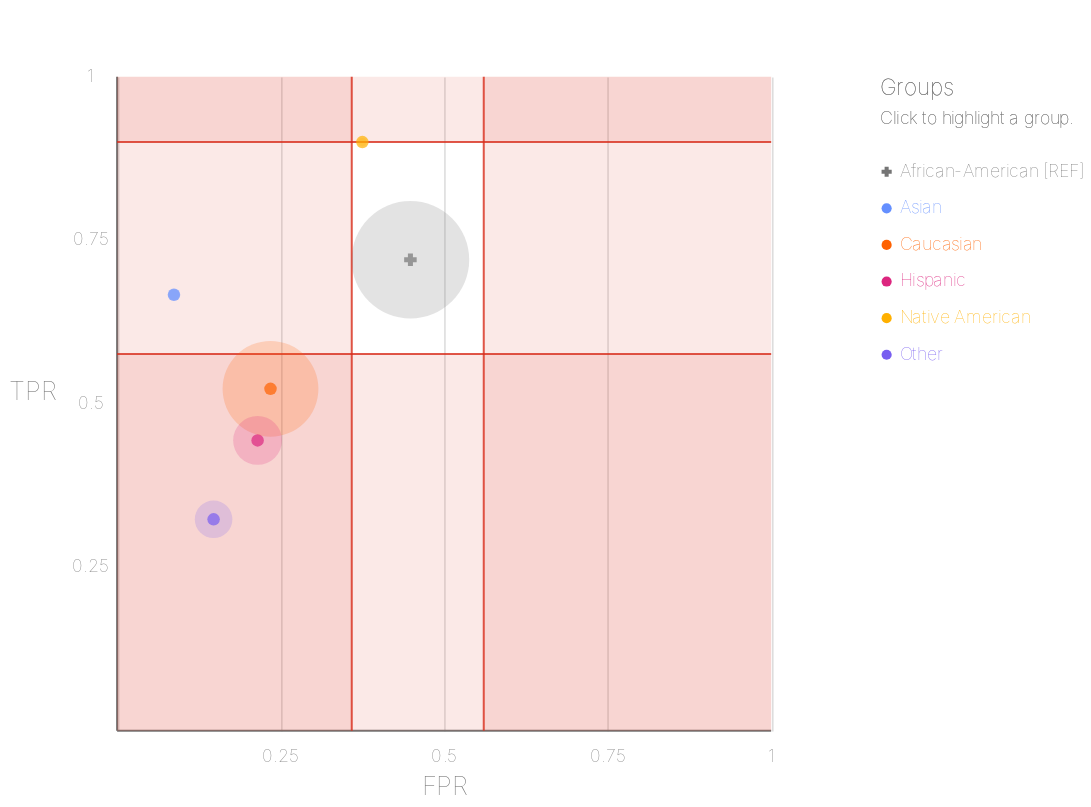

Notebook code cell kept with this figure:
### Code cell
ap.scatter(majority_bdf, "fpr", "tpr", "race")

### Figure 1 — Vega-Lite specification as saved in the notebook (floating-point values rounded to 4 significant figures)
{"config": {"view": {"continuousWidth": 400, "continuousHeight": 300, "strokeWidth": 0}, "axis": {"titleAngle": 0, "titleColor": "rgb(117,117,117)", "titleFont": "Arial", "titleFontSize": 16, "titleFontWeight": 100}, "axisLeft": {"titlePadding": 30}}, "layer": [{"mark": {"type": "rule", "stroke": "rgb(117,117,117)", "strokeWidth": 1.25, "tooltip": ""}, "encoding": {"x": {"type": "quantitative", "axis": {"domain": false, "labels": false, "orient": "bottom", "ticks": false, "title": "FPR", "values": [0.0, 0.25, 0.5, 0.75, 1]}, "field": "start", "scale": {"domain": [0, 1], "range": [22.5, 427.5]}}, "x2": {"field": "end"}, "y": {"type": "quantitative", "axis": {"domain": false, "grid": false, "labels": false, "ticks": false, "title": " "}, "field": "start", "scale": {"domain": [0, 1], "range": [427.5, 22.5]}}}}, {"mark": {"type": "rule", "stroke": "rgb(117,117,117)", "strokeWidth": 1.25, "tooltip": ""}, "encoding": {"x": {"type": "quantitative", "axis": {"domain": false, "grid": false, "labels": false, "ticks": false, "title": " "}, "field": "start", "scale": {"domain": [0, 1], "range": [22.5, 427.5]}}, "y": {"type": "quantitative", "axis": {"domain": false, "labels": false, "orient": "left", "ticks": false, "title": "TPR", "values": [0.0, 0.25, 0.5, 0.75, 1]}, "field": "start", "scale": {"domain": [0, 1], "range": [427.5, 22.5]}}, "y2": {"field": "end"}}}, {"layer": [{"mark": {"type": "text", "align": "center", "color": "rgb(117,117,117)", "font": "Arial", "fontSize": 11, "fontWeight": 100, "tooltip": "", "yOffset": 16.5}, "encoding": {"text": {"type": "quantitative", "field": "main_axis_values"}, "x": {"type": "quantitative", "axis": {"domain": false, "grid": false, "labels": false, "ticks": false, "title": " "}, "field": "main_axis_values", "scale": {"domain": [0, 1], "range": [22.5, 427.5]}}, "y": {"type": "quantitative", "axis": {"domain": false, "grid": false, "labels": false, "ticks": false, "title": " "}, "field": "aux_axis_position", "scale": {"domain": [0, 1], "range": [427.5, 22.5]}}}}, {"mark": {"type": "text", "align": "center", "baseline": "middle", "color": "rgb(117,117,117)", "font": "Arial", "fontSize": 11, "fontWeight": 100, "tooltip": "", "xOffset": -16.5}, "encoding": {"text": {"type": "quantitative", "field": "main_axis_values"}, "x": {"type": "quantitative", "axis": {"domain": false, "grid": false, "labels": false, "ticks": false, "title": " "}, "field": "aux_axis_position", "scale": {"domain": [0, 1], "range": [22.5, 427.5]}}, "y": {"type": "quantitative", "axis": {"domain": false, "grid": false, "labels": false, "ticks": false, "title": " "}, "field": "main_axis_values", "scale": {"domain": [0, 1], "range": [427.5, 22.5]}}}}], "data": {"name": "data-a7321c43f9b11392d5b5d1207c840c8b"}}, {"layer": [{"mark": {"type": "rule", "opacity": 0.8, "stroke": "rgb(217, 46, 28)", "strokeWidth": 1.25, "tooltip": ""}, "encoding": {"x": {"type": "quantitative", "axis": {"domain": false, "grid": false, "labels": false, "ticks": false, "title": " "}, "field": "start", "scale": {"domain": [0, 1], "range": [22.5, 427.5]}}, "x2": {"field": "end"}, "y": {"type": "quantitative", "axis": {"domain": false, "grid": false, "labels": false, "ticks": false, "title": " "}, "field": "lower_threshold", "scale": {"domain": [0, 1], "range": [427.5, 22.5]}}}}, {"mark": {"type": "rule", "opacity": 0.8, "stroke": "rgb(217, 46, 28)", "strokeWidth": 1.25, "tooltip": ""}, "encoding": {"x": {"type": "quantitative", "axis": {"domain": false, "grid": false, "labels": false, "ticks": false, "title": " "}, "field": "start", "scale": {"domain": [0, 1], "range": [22.5, 427.5]}}, "x2": {"field": "end"}, "y": {"type": "quantitative", "axis": {"domain": false, "grid": false, "labels": false, "ticks": false, "title": " "}, "field": "upper_threshold", "scale": {"domain": [0, 1], "range": [427.5, 22.5]}}}}, {"mark": {"type": "rect", "fill": "rgb(217, 46, 28)", "opacity": 0.1, "tooltip": ""}, "encoding": {"x": {"type": "quantitative", "axis": {"domain": false, "grid": false, "labels": false, "ticks": false, "title": " "}, "field": "start", "scale": {"domain": [0, 1], "range": [22.5, 427.5]}}, "x2": {"field": "end"}, "y": {"type": "quantitative", "axis": {"domain": false, "grid": false, "labels": false, "ticks": false, "title": " "}, "field": "lower_threshold", "scale": {"domain": [0, 1], "range": [427.5, 22.5]}}, "y2": {"field": "start"}}}, {"mark": {"type": "rect", "fill": "rgb(217, 46, 28)", "opacity": 0.1, "tooltip": ""}, "encoding": {"x": {"type": "quantitative", "axis": {"domain": false, "grid": false, "labels": false, "ticks": false, "title": " "}, "field": "start", "scale": {"domain": [0, 1], "range": [22.5, 427.5]}}, "x2": {"field": "end"}, "y": {"type": "quantitative", "axis": {"domain": false, "grid": false, "labels": false, "ticks": false, "title": " "}, "field": "upper_threshold", "scale": {"domain": [0, 1], "range": [427.5, 22.5]}}, "y2": {"field": "end"}}}], "data": {"name": "data-46f4a5e02f647eed479d78f65fee7fdb"}}, {"layer": [{"mark": {"type": "rule", "opacity": 0.8, "stroke": "rgb(217, 46, 28)", "strokeWidth": 1.25, "tooltip": ""}, "encoding": {"x": {"type": "quantitative", "axis": {"domain": false, "grid": false, "labels": false, "ticks": false, "title": " "}, "field": "lower_threshold", "scale": {"domain": [0, 1], "range": [22.5, 427.5]}}, "y": {"type": "quantitative", "axis": {"domain": false, "grid": false, "labels": false, "ticks": false, "title": " "}, "field": "start", "scale": {"domain": [0, 1], "range": [427.5, 22.5]}}, "y2": {"field": "end"}}}, {"mark": {"type": "rule", "opacity": 0.8, "stroke": "rgb(217, 46, 28)", "strokeWidth": 1.25, "tooltip": ""}, "encoding": {"x": {"type": "quantitative", "axis": {"domain": false, "grid": false, "labels": false, "ticks": false, "title": " "}, "field": "upper_threshold", "scale": {"domain": [0, 1], "range": [22.5, 427.5]}}, "y": {"type": "quantitative", "axis": {"domain": false, "grid": false, "labels": false, "ticks": false, "title": " "}, "field": "start", "scale": {"domain": [0, 1], "range": [427.5, 22.5]}}, "y2": {"field": "end"}}}, {"mark": {"type": "rect", "fill": "rgb(217, 46, 28)", "opacity": 0.1, "tooltip": ""}, "encoding": {"x": {"type": "quantitative", "axis": {"domain": false, "grid": false, "labels": false, "ticks": false, "title": " "}, "field": "lower_threshold", "scale": {"domain": [0, 1], "range": [22.5, 427.5]}}, "x2": {"field": "start"}, "y": {"type": "quantitative", "axis": {"domain": false, "grid": false, "labels": false, "ticks": false, "title": " "}, "field": "start", "scale": {"domain": [0, 1], "range": [427.5, 22.5]}}, "y2": {"field": "end"}}}, {"mark": {"type": "rect", "fill": "rgb(217, 46, 28)", "opacity": 0.1, "tooltip": ""}, "encoding": {"x": {"type": "quantitative", "axis": {"domain": false, "grid": false, "labels": false, "ticks": false, "title": " "}, "field": "upper_threshold", "scale": {"domain": [0, 1], "range": [22.5, 427.5]}}, "x2": {"field": "end"}, "y": {"type": "quantitative", "axis": {"domain": false, "grid": false, "labels": false, "ticks": false, "title": " "}, "field": "start", "scale": {"domain": [0, 1], "range": [427.5, 22.5]}}, "y2": {"field": "end"}}}], "data": {"name": "data-17096bf94fc065f55170fda31df8d700"}}, {"layer": [{"mark": {"type": "point", "filled": true, "opacity": 1, "size": 39.48}, "encoding": {"color": {"condition": {"type": "nominal", "field": "attribute_value", "legend": null, "scale": {"domain": ["African-American", "Asian", "Caucasian", "Hispanic", "Native American", "Other"], "range": ["rgb(117,117,117)", "rgb(100, 143, 255)", "rgb(254, 97, 0)", "rgb(220, 38, 127)", "rgb(255, 176, 0)", "rgb(120, 94, 240)"]}, "selection": "selector031"}, "value": "rgb(224,224,224)"}, "shape": {"type": "nominal", "field": "attribute_value", "legend": null, "scale": {"domain": ["African-American", "Asian", "Caucasian", "Hispanic", "Native American", "Other"], "range": ["cross", "circle", "circle", "circle", "circle", "circle"]}}, "x": {"value": 499.0}, "y": {"type": "nominal", "axis": {"domain": false, "grid": false, "labels": false, "ticks": false, "title": " "}, "field": "attribute_value", "scale": {"domain": ["African-American", "Asian", "Caucasian", "Hispanic", "Native American", "Other"], "range": [70, 206]}}}, "selection": {"selector031": {"type": "multi", "empty": "all", "fields": ["attribute_value"]}}}, {"mark": {"type": "text", "align": "left", "baseline": "middle", "font": "Arial", "fontSize": 11, "fontWeight": 100}, "encoding": {"color": {"condition": {"type": "nominal", "field": "attribute_value", "legend": null, "scale": {"domain": ["African-American", "Asian", "Caucasian", "Hispanic", "Native American", "Other"], "range": ["rgb(117,117,117)", "rgb(100, 143, 255)", "rgb(254, 97, 0)", "rgb(220, 38, 127)", "rgb(255, 176, 0)", "rgb(120, 94, 240)"]}, "selection": "selector031"}, "value": "rgb(224,224,224)"}, "text": {"type": "nominal", "field": "label"}, "x": {"value": 507.0}, "y": {"type": "nominal", "axis": {"domain": false, "grid": false, "labels": false, "ticks": false, "title": " "}, "field": "attribute_value", "scale": {"domain": ["African-American", "Asian", "Caucasian", "Hispanic", "Native American", "Other"], "range": [70, 206]}}}, "selection": {"selector032": {"type": "multi", "empty": "all", "fields": ["attribute_value"]}}}, {"data": {"name": "data-79dd248bdaa0ea02c535240e8ad022c8"}, "mark": {"type": "text", "align": "left", "baseline": "middle", "color": "rgb(117,117,117)", "font": "Arial", "fontSize": 11, "fontWeight": 100}, "encoding": {"text": {"value": "Click to highlight a group."}, "x": {"value": 495.0}, "y": {"value": 49}}}, {"data": {"name": "data-79dd248bdaa0ea02c535240e8ad022c8"}, "mark": {"type": "text", "align": "left", "baseline": "middle", "color": "rgb(117,117,117)", "font": "Arial", "fontSize": 14, "fontWeight": 100}, "encoding": {"text": {"value": "Groups"}, "x": {"value": 495.0}, "y": {"value": 30}}}, {"layer": [{"mark": {"type": "point", "filled": true, "size": 60}, "encoding": {"color": {"condition": {"type": "nominal", "field": "attribute_value", "legend": null, "scale": {"domain": ["African-American", "Asian", "Caucasian", "Hispanic", "Native American", "Other"], "range": ["rgb(117,117,117)", "rgb(100, 143, 255)", "rgb(254, 97, 0)", "rgb(220, 38, 127)", "rgb(255, 176, 0)", "rgb(120, 94, 240)"]}, "selection": "selector031"}, "value": "rgb(224,224,224)"}, "shape": {"type": "nominal", "field": "attribute_value", "legend": null, "scale": {"domain": ["African-American", "Asian", "Caucasian", "Hispanic", "Native American", "Other"], "range": ["cross", "circle", "circle", "circle", "circle", "circle"]}}, "tooltip": [{"type": "nominal", "field": "attribute_value", "title": "Group"}, {"type": "nominal", "field": "tooltip_group_size", "title": "Group Size"}, {"type": "quantitative", "field": "fpr", "format": ".2f", "title": "FPR"}, {"type": "quantitative", "field": "tpr", "format": ".2f", "title": "TPR"}], "x": {"type": "quantitative", "axis": {"domain": false, "grid": false, "labels": false, "ticks": false, "title": " "}, "field": "fpr", "scale": {"domain": [0, 1], "range": [22.5, 427.5]}}, "y": {"type": "quantitative", "axis": {"domain": false, "grid": false, "labels": false, "ticks": false, "title": " "}, "field": "tpr", "scale": {"domain": [0, 1], "range": [427.5, 22.5]}}}}, {"mark": {"type": "circle", "opacity": 0.2}, "encoding": {"color": {"condition": {"type": "nominal", "field": "attribute_value", "legend": null, "scale": {"domain": ["African-American", "Asian", "Caucasian", "Hispanic", "Native American", "Other"], "range": ["rgb(117,117,117)", "rgb(100, 143, 255)", "rgb(254, 97, 0)", "rgb(220, 38, 127)", "rgb(255, 176, 0)", "rgb(120, 94, 240)"]}, "selection": "selector031"}, "value": "rgb(224,224,224)"}, "size": {"type": "quantitative", "field": "group_size", "legend": null, "scale": {"domain": [0, 4435.0], "range": [0, 6362.0]}}, "tooltip": [{"type": "nominal", "field": "attribute_value", "title": "Group"}, {"type": "nominal", "field": "tooltip_group_size", "title": "Group Size"}, {"type": "quantitative", "field": "fpr", "format": ".2f", "title": "FPR"}, {"type": "quantitative", "field": "tpr", "format": ".2f", "title": "TPR"}], "x": {"type": "quantitative", "axis": {"domain": false, "grid": false, "labels": false, "ticks": false, "title": " "}, "field": "fpr", "scale": {"domain": [0, 1], "range": [22.5, 427.5]}}, "y": {"type": "quantitative", "axis": {"domain": false, "grid": false, "labels": false, "ticks": false, "title": " "}, "field": "tpr", "scale": {"domain": [0, 1], "range": [427.5, 22.5]}}}}], "data": {"name": "data-3100f3fd1c8fcf0569afbf6f0c966133"}}], "data": {"name": "data-33fedf0748abb2f8c0c839126e3451ef"}}], "data": {"name": "data-bb8d07f6df3d47a6a475317795287b23"}, "height": 450, "resolve": {"axis": {"x": "shared", "y": "shared"}, "scale": {"size": "independent", "x": "independent", "y": "independent"}}, "width": 450, "$schema": "https://vega.github.io/schema/vega-lite/v4.8.1.json", "datasets": {"data-bb8d07f6df3d47a6a475317795287b23": [{"start": 0, "end": 1}], "data-a7321c43f9b11392d5b5d1207c840c8b": [{"main_axis_values": 0.25, "aux_axis_position": 0}, {"main_axis_values": 0.5, "aux_axis_position": 0}, {"main_axis_values": 0.75, "aux_axis_position": 0}, {"main_axis_values": 1.0, "aux_axis_position": 0}], "data-46f4a5e02f647eed479d78f65fee7fdb": [{"start": 0, "end": 1, "lower_threshold": 0.5761, "upper_threshold": 0.9002}], "data-17096bf94fc065f55170fda31df8d700": [{"start": 0, "end": 1, "lower_threshold": 0.3588, "upper_threshold": 0.5606}], "data-33fedf0748abb2f8c0c839126e3451ef": [{"attribute_value": "African-American", "label": "African-American [REF]"}, {"attribute_value": "Asian", "label": "Asian"}, {"attribute_value": "Caucasian", "label": "Caucasian"}, {"attribute_value": "Hispanic", "label": "Hispanic"}, {"attribute_value": "Native American", "label": "Native American"}, {"attribute_value": "Other", "label": "Other"}], "data-79dd248bdaa0ea02c535240e8ad022c8": [{"a": 1, "b": 0}, {"a": 1, "b": 0}], "data-3100f3fd1c8fcf0569afbf6f0c966133": [{"group_size": 3696, "attribute_value": "African-American", "total_entities": 7214, "fpr": 0.4485, "tpr": 0.7201, "tooltip_group_size": "3,696 (51.23%)"}, {"group_size": 32, "attribute_value": "Asian", "total_entities": 7214, "fpr": 0.08696, "tpr": 0.6667, "tooltip_group_size": "32 (0.44%)"}, {"group_size": 2454, "attribute_value": "Caucasian", "total_entities": 7214, "fpr": 0.2345, "tpr": 0.5228, "tooltip_group_size": "2,454 (34.02%)"}, {"group_size": 637, "attribute_value": "Hispanic", "total_entities": 7214, "fpr": 0.2148, "tpr": 0.444, "tooltip_group_size": "637 (8.83%)"}, {"group_size": 18, "attribute_value": "Native American", "total_entities": 7214, "fpr": 0.375, "tpr": 0.9, "tooltip_group_size": "18 (0.25%)"}, {"group_size": 377, "attribute_value": "Other", "total_entities": 7214, "fpr": 0.1475, "tpr": 0.3233, "tooltip_group_size": "377 (5.23%)"}]}}
